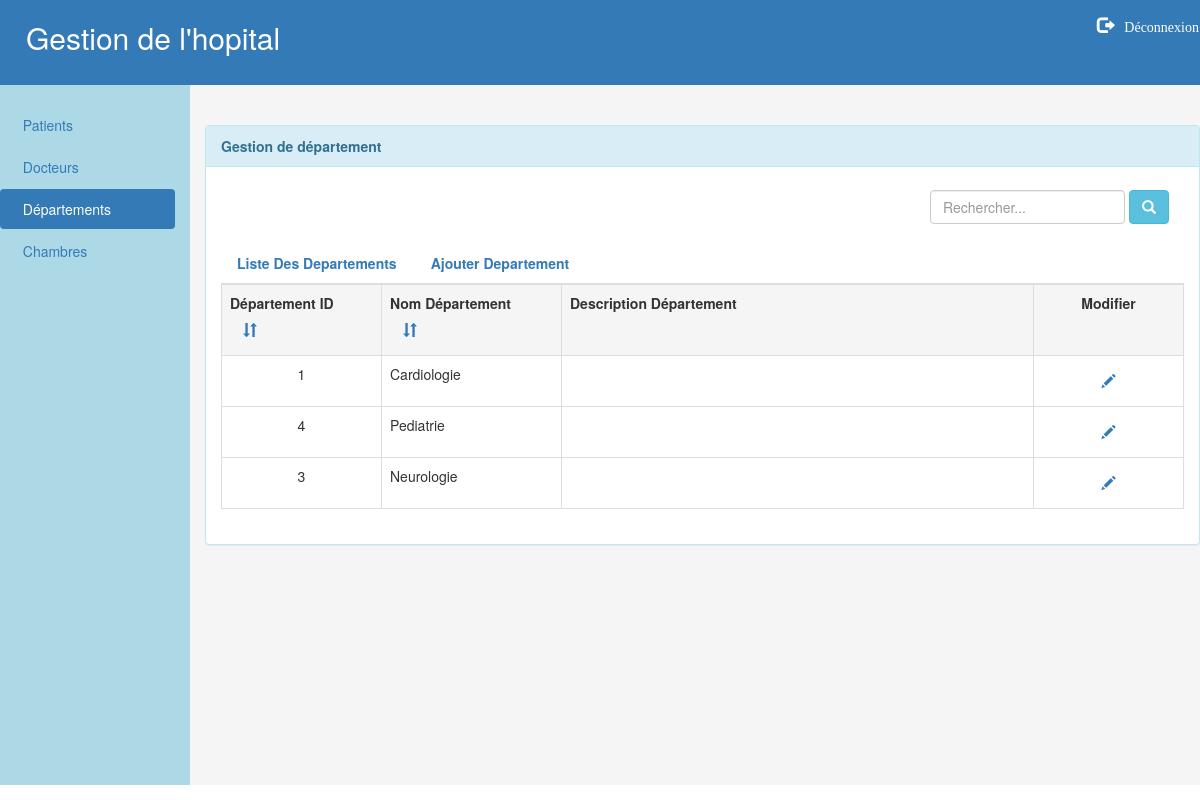
Before: /departement.php with the older database file.
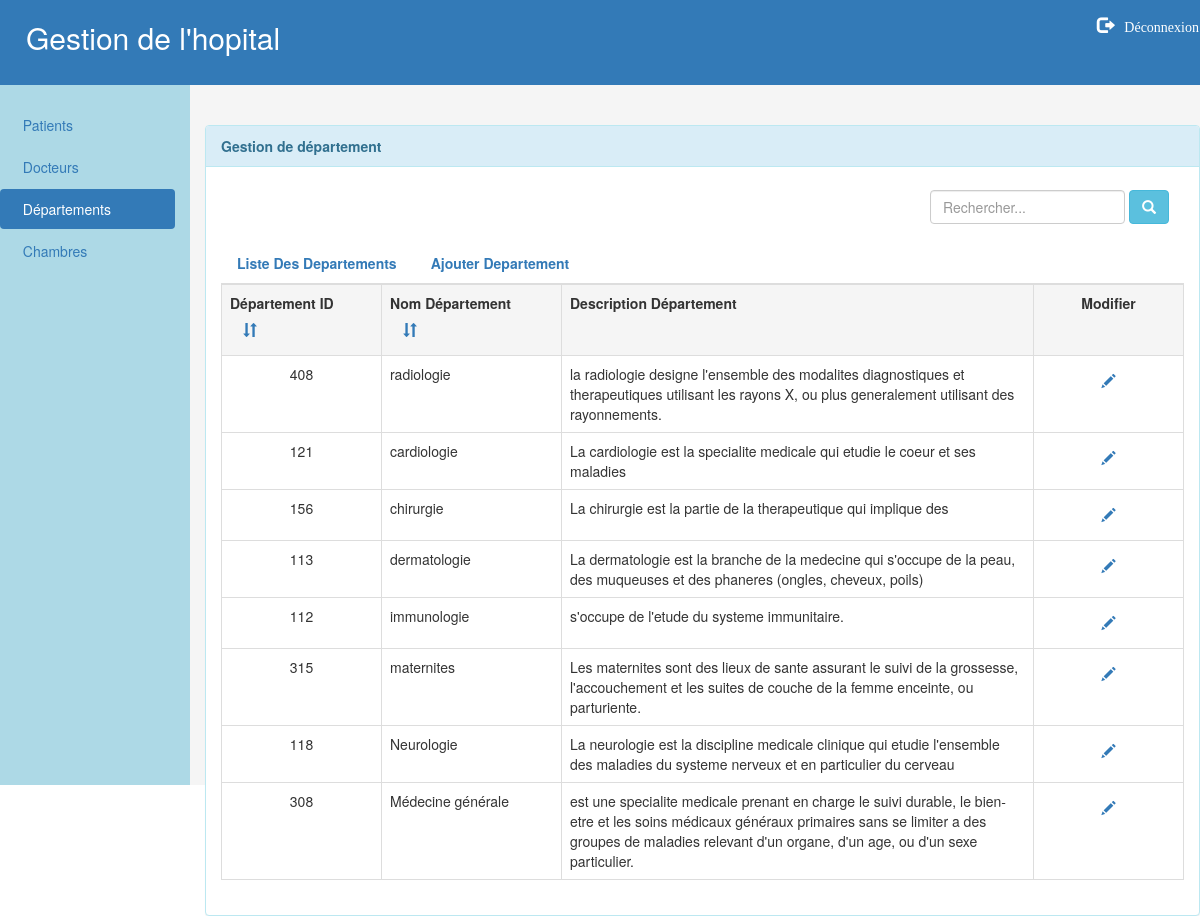
After: the same page with the newer database file.
### tables this page shows
CREATE TABLE IF NOT EXISTS `departement` (
  `id_departement` int(11) NOT NULL,
  `nom_departement` varchar(20) NOT NULL,
  `description` varchar(500) NOT NULL,
  PRIMARY KEY (`id_departement`)
);

### departement.php (the view, shortened to what this page needs)
<!DOCTYPE html>
<html>
<head>
    <link href="css/styles.css" rel="stylesheet">
    <link href="css/bootstrap.min.css" rel="stylesheet">
</head>
<body>
<div class="row header" style="background-color:rgb(51,122,183)">
    <nav class="navbar navbar-expand-sm  navbar-dark ">
        <div class="col-md-10 container-fluid">
            <div class="navbar-header">
                <h2 style="color: white"> &nbsp;&nbsp; Gestion de l'hopital </h2>
            </div>
        </div>
            <div class="col-md-2 ">
            <ul class="nav navbar-nav navbar-right">
                <li >
                <li ><a href="deconnexion.php" class="deconnexion"><span class="glyphicon glyphicon-log-out" aria-hidden="true" ></span> &nbsp; Déconnexion</a></li>
                </li>
            </ul>
            </div>
    </nav>
</div>
<div class="row" >
        <div class="col-md-2 sidenav height:700x;" >
            <ul class="nav nav-pills nav-stacked ">
                <li ><a href="indexPatient.php">&nbsp Patients </a></li>
                <li><a href="medecin.php">&nbsp Docteurs</a></li>
                <li class="active"><a href="departement.php">&nbsp Départements</a></li>
                <li><a href="chambre.php">&nbsp Chambres</a></li>
            </ul>
        </div>
    <div class="col-md-10 contenu">
        <br> <br>
        <div class="panel panel-info contentinside">
            <div class="panel-heading"><strong>Gestion de département</strong></div>
            <div class="panel-body">
                <form class="navbar-form pull-right" action="departement.php" method="post">
                    <div class="form-group">
                        <input type="text" class="form-control" placeholder="Rechercher..." name="search" >
                    </div>
                    <button type="submit" class="btn btn-info"><span class="glyphicon glyphicon-search" aria-hidden="true"></span> </button>
                </form>
                <br/> <br/> <br/>
                                <ul class="nav nav-tabs">
                    <li id="button1"><a class="active"  href="#"><strong>Liste Des Departements</strong></a></li>
                    <li id="button2"><a href="ajouterdepartement.php" ><strong>Ajouter Departement</strong></a></li>
                </ul>
                 <table class="table table-bordered table-hover" id="myTable">
                    <tr class="active">
                          <td width="160"><strong>Département ID </strong> <button class="btn btn-link" style="alignment:right" onclick="sortTable(0)" ><span class="glyphicon glyphicon-sort" aria-hidden="true"></span></button>
                        </td>
                        <td width="180"><strong>Nom Département </strong><button class="btn btn-link" style="alignment:right" onclick="sortTable(1)"  ><span class="glyphicon glyphicon-sort" aria-hidden="true"></span></button>
                        </td>
                        <td><strong>Description Département</strong> </td>
                        <td width="150" style="text-align:center"><strong>Modifier</strong></td>
                    </tr>
                    <?php
                    $_bdd= db_connect();
                    if(isset($_POST['search']) && !empty($_POST['search']))
                        $req="SELECT * from departement d where id_departement like '%".$_POST['search']."%' OR nom_departement like '%".$_POST['search']."%' OR description like '%".$_POST['search']."%'";
                    else $req="SElECT * FROM departement d";
                    $reponse= $_bdd->query($req);
                    while($row=$reponse->fetch(PDO::FETCH_ASSOC)) {
                        echo '<tr>';
                        echo '<td style="text-align:center">' . $row['id_departement'] . '</td>';
                        echo '<td>' . $row['nom_departement'] . '</td>';
                        echo '<td>' . $row['description'] . '</td>';
                        echo '<td style="text-align:center">'
                        ?>
                              <button class="btn btn-link" style="alignment: center"    data-toggle="modal" data-target="#myModal" onclick="edit('<?php echo $row['id_departement']?>','<?php echo $row['nom_departement']?>')"  ><span class="glyphicon glyphicon-pencil" aria-hidden="true"></span></button>
                           </tr>
                    <?php } ?>
                </table>
            </div>
        </div>
    </div>
</div>
</body>
</html>

### css/styles.css (style rules this page uses)
.sidenav { background-image: url(2.jpg); height: 700px; }
.contenu { background-color: whitesmoke; background-size:100%; background-scroll:fixed; height:700px; }
.glyphicon.glyphicon-log-out { font-size: 17px; color: white; }
.deconnexion { color: white; font-family: "Arial Unicode MS"; }

Changed rows visible on the page:
removed departement: id_departement "1", nom_departement "Cardiologie"
removed departement: id_departement "4", nom_departement "Pediatrie"
removed departement: id_departement "3", nom_departement "Neurologie"
added departement: id_departement "408", nom_departement "radiologie", description "la radiologie designe l'ensemble des modalites diagnostiques et therapeutiques utilisant les rayons X, ou plus generalement utilisant des rayonnements."
added departement: id_departement "121", nom_departement "cardiologie", description "La cardiologie est la specialite medicale qui etudie le coeur et ses maladies"
added departement: id_departement "156", nom_departement "chirurgie", description "La chirurgie est la partie de la therapeutique qui implique des"
added departement: id_departement "113", nom_departement "dermatologie", description "La dermatologie est la branche de la medecine qui s'occupe de la peau, des muqueuses et des phaneres (ongles, cheveux, poils)"
added departement: id_departement "112", nom_departement "immunologie", description "s'occupe de l'etude du systeme immunitaire."
added departement: id_departement "315", nom_departement "maternites", description "Les maternites sont des lieux de sante assurant le suivi de la grossesse, l'accouchement et les suites de couche de la femme enceinte, ou parturiente."
added departement: id_departement "118", nom_departement "Neurologie", description "La neurologie est la discipline medicale clinique qui etudie l'ensemble des maladies du systeme nerveux et en particulier du cerveau"
added departement: id_departement "308", nom_departement "Médecine générale", description "est une specialite medicale prenant en charge le suivi durable, le bien-etre et les soins médicaux généraux primaires sans se limiter a des groupes de maladies relevant d'un organe, d'un age, ou d'un sexe particulier."
